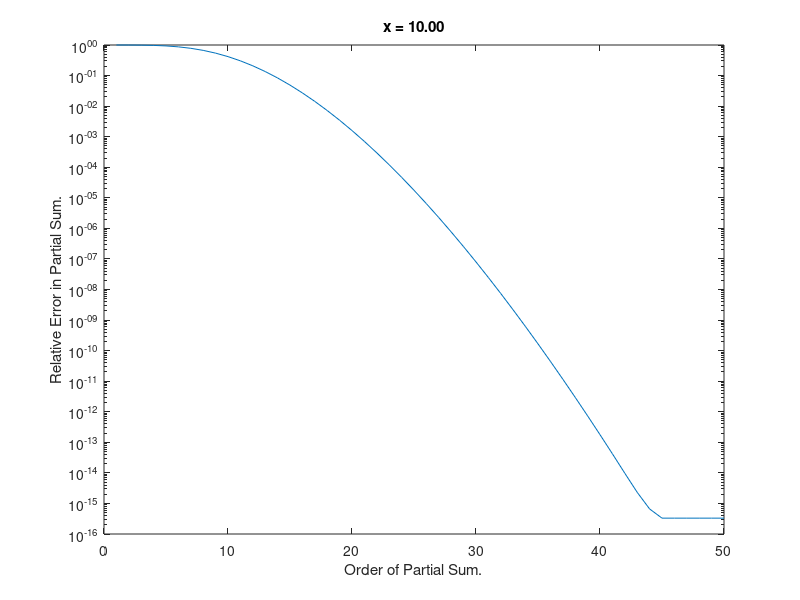
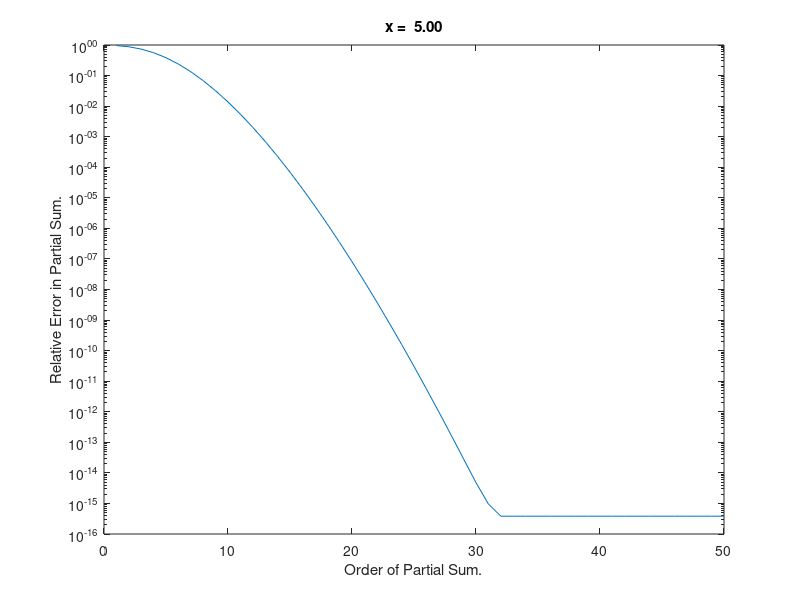
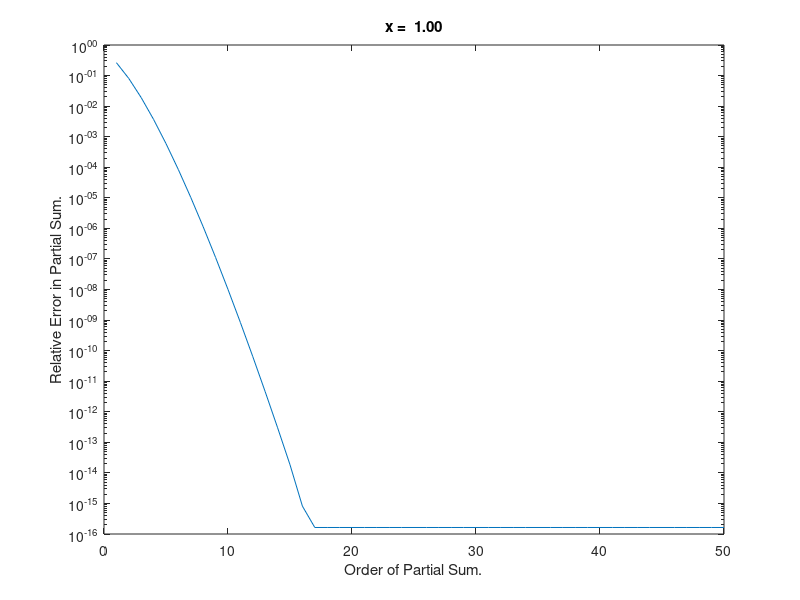
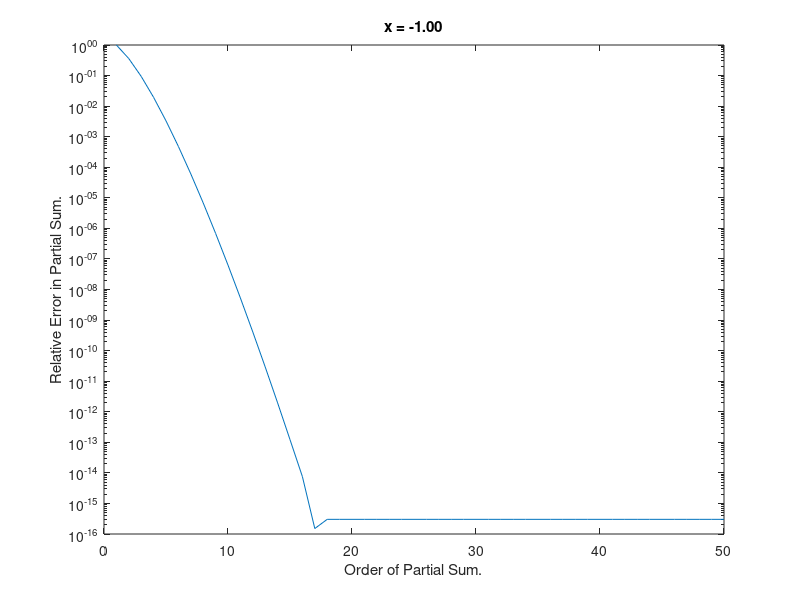

MATLAB code for these plots, in order:
% Script File: ExpTaylor
% Plots, as a function of n, the relative error in the
% Taylor approximation 1 + x + x^2/2! +...+ x^n/n! to exp(x) .
clc
close all
nTerms = 50; err = zeros(50,1); 
for x= [10 5 1 -1 -5 -10]
   figure
   term = 1;  s = 1; 
   f = exp(x)*ones(nTerms,1);
   for k=1:50,
       term = x.*term/k; 
       s = s + term; 
       err(k) = abs(f(k) - s); 
   end
   err
   relerr = err/exp(x)
   semilogy(1:nTerms, relerr)
   ylabel('Relative Error in Partial Sum.')
   xlabel('Order of Partial Sum.')
   title(sprintf('x = %5.2f', x))
   pause(1)
end
